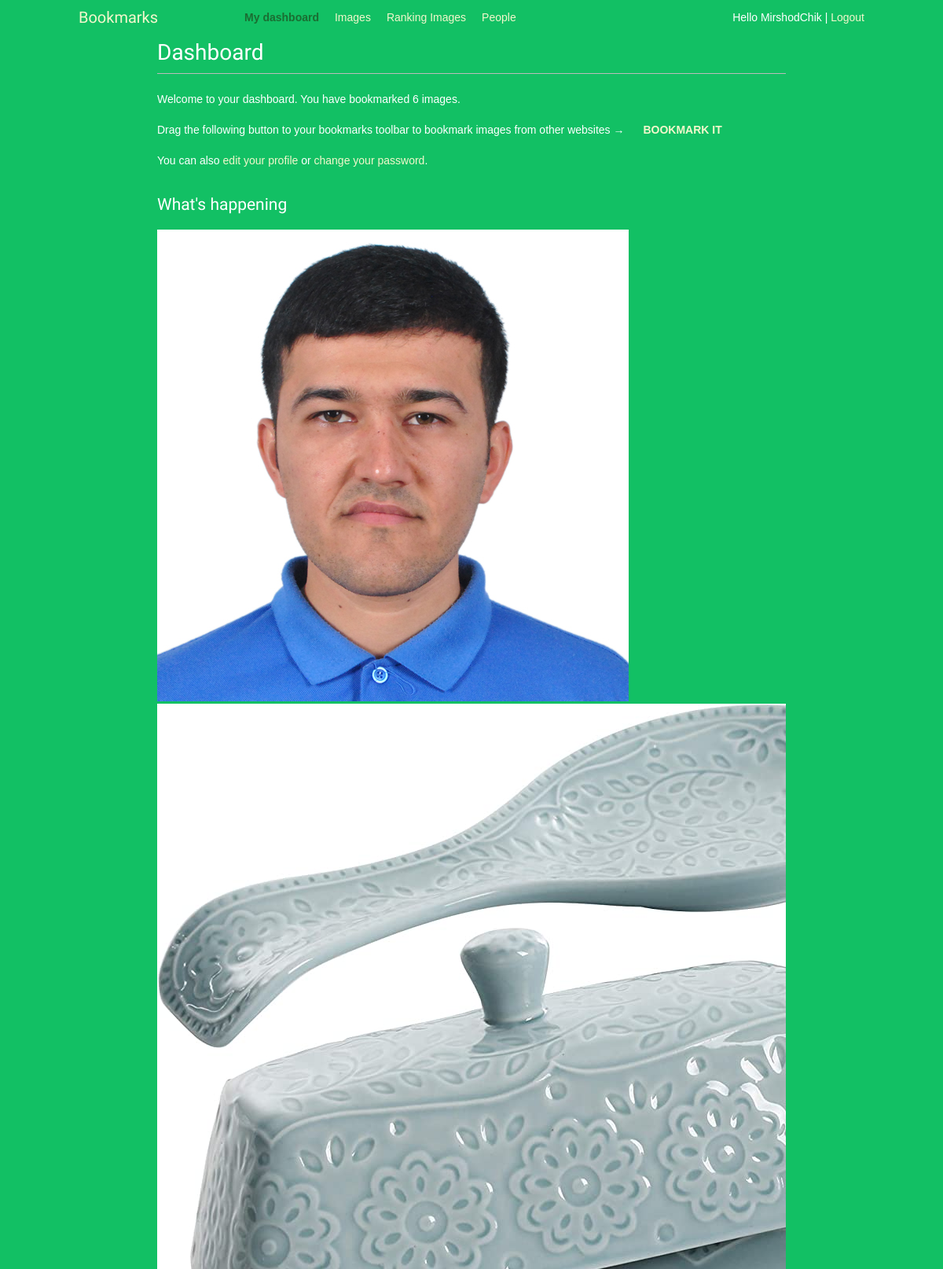
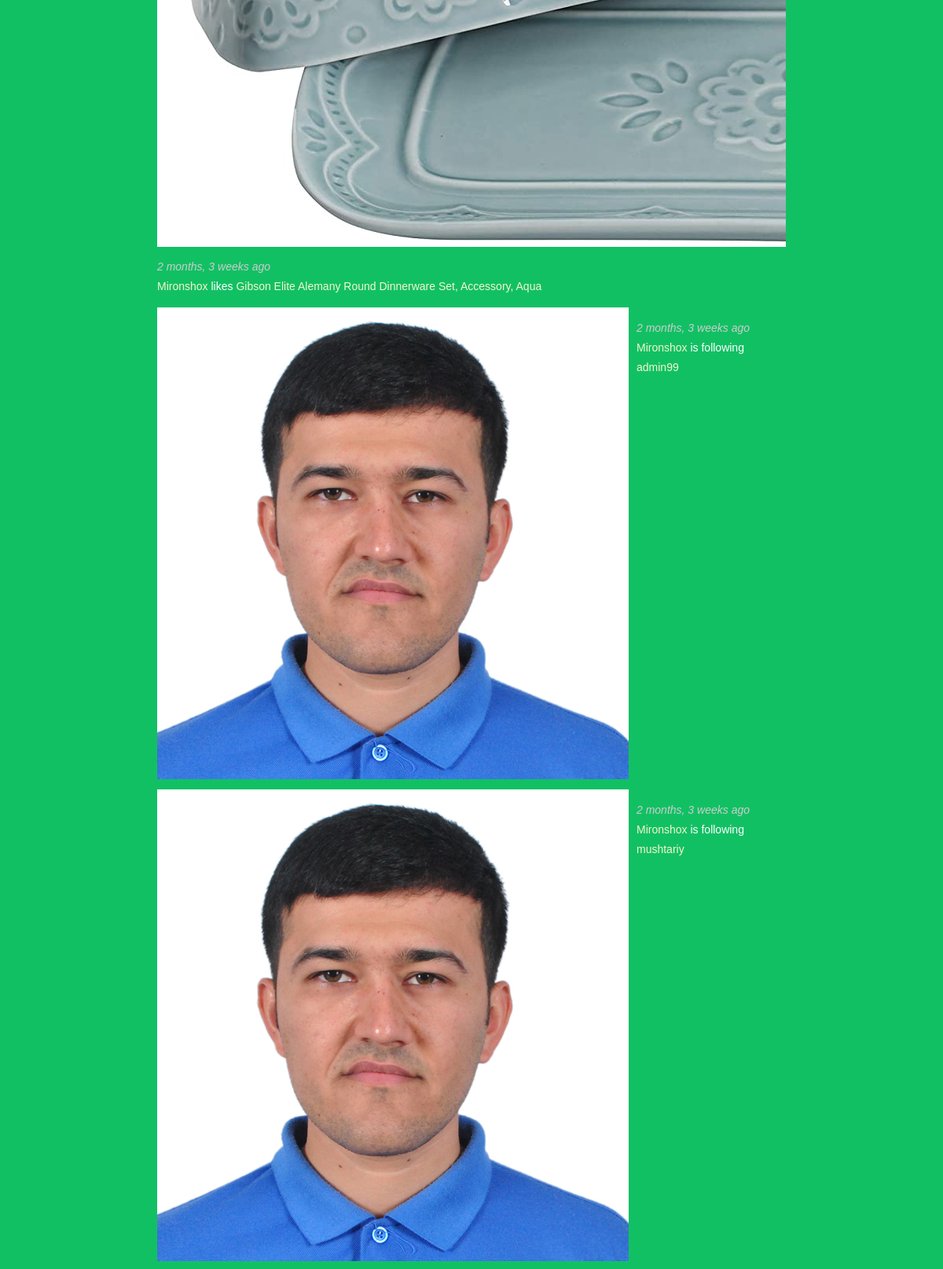
The app's page /account/ (signed in, upper part) with its own data (2 pictures, top to bottom).
### account/models.py (models this page shows)
class Profile(AbstractUser):
    first_name = models.CharField(max_length=200)
    last_name = models.CharField(max_length=200)
    email = models.EmailField(max_length=100)
    date_of_birth = models.DateField(blank=True, null=True)
    photo = models.ImageField(upload_to='images/', blank=True)
    def __str__(self):
        return self.username

### actions/models.py (models this page shows)
class Action(models.Model):
    user = models.ForeignKey(Profile, related_name='actions', on_delete=models.CASCADE)
    verb = models.CharField(max_length=255)
    created = models.DateTimeField(auto_now_add=True)
    target_ct = models.ForeignKey(ContentType, blank=True, null=True, related_name='target_obj', on_delete=models.CASCADE)
    target_id = models.PositiveIntegerField(null=True, blank=True)
    target = GenericForeignKey('target_ct', 'target_id')
    class Meta:
        indexes = [
            models.Index(fields=['-created']),
            models.Index(fields=['target_ct', 'target_id']),
        ]
        ordering = ['-created']

### images/models.py (models this page shows, shortened)
class Image(models.Model):
    user = models.ForeignKey(settings.AUTH_USER_MODEL, related_name='images_created', on_delete=models.CASCADE)
    title = models.CharField(max_length=200)
    slug = models.SlugField(max_length=200, blank=True)
    url = models.URLField(max_length=2000)
    image = models.ImageField(upload_to='images_for_image_app/%Y/%m/%d/')
    description = models.TextField(blank=True)
    created = models.DateField(auto_now_add=True)
    users_like = models.ManyToManyField(settings.AUTH_USER_MODEL, related_name='images_liked', blank=True)
    total_likes = models.PositiveIntegerField(default=0)
    class Meta:
        indexes = [
            models.Index(fields=['-created']),
            models.Index(fields=['-total_likes']),
        ]
        ordering = ['-created']
    def __str__(self):
        return self.title
    def get_absolute_url(self):
        return reverse('images:detail', args=[self.id, self.slug])

### account/views.py (the view)
# urls.py: path('', DashboardView.as_view(), name="dashboard"),
class DashboardView(View, LoginRequiredMixin):
    def get(self, request):
        actions = Action.objects.exclude(user=request.user)
        print(actions)
        following_ids = request.user.following.values_list('id', flat=True)
        print(following_ids)
        if following_ids:
            actions = actions.filter(user_id__in=following_ids)
        actions = actions.select_related('user').prefetch_related('target')[:10]
        return render(request, 'account/dashboard.html', {'section': 'dashboard', 'actions': actions})

### account/templates/account/dashboard.html (shortened to what this page needs)
{% extends "base.html" %}
{% block content %}
  <h1>Dashboard</h1>
  {% with total_images_created=request.user.images_created.count %}
    <p>Welcome to your dashboard. You have bookmarked {{ total_images_created }} image{{ total_images_created|pluralize }}.</p>
  {% endwith %}
  <p>Drag the following button to your bookmarks toolbar to bookmark images from other websites → <a href="javascript:{% include 'bookmarklet_launcher.js' %}" class="button">Bookmark it</a></p>
  <p>You can also <a href="{% url 'account:edit' %}">edit your profile</a> or <a href="{% url 'account:password_change' %}">change your password</a>.</p>
  <h2>What's happening</h2>
    <div id="action-list">
      {% for action in actions %}
      {% include "actions/action/detail.html" %}
      {% endfor %}
    </div>
{% endblock %}

### account/templates/base.html (shortened to what this page needs)
{% load static %}
<!DOCTYPE html>
<html>
<head>
  <link href="{% static "css/base.css" %}" rel="stylesheet">
</head>
<body>
  <div id="header">
    <span class="logo">Bookmarks</span>
    {% if request.user.is_authenticated %}
      <ul class="menu">
        <li {% if section == 'dashboard' %}class="selected"{% endif %}>
          <a href="{% url 'account:dashboard' %}">My dashboard</a>
        </li>
        <li {% if section == 'images' %}class="selected"{% endif %}>
          <a href='{% url "images:list" %}'>Images</a>
        </li>
        <li {% if section == 'ranking' %}class="selected"{% endif %}>
          <a href='{% url "images:ranking" %}'>Ranking Images</a>
        </li>
        <li {% if section == 'people' %}class="selected"{% endif %}>
          <a href='{% url "account:user_list" %}'>People</a>
        </li>
      </ul>
    {% endif %}
    <span class="user">
      {% if request.user.is_authenticated %}
        Hello {{ request.user.first_name }} |
        <a href='{% url "account:logout" %}'>Logout</a>
      {% else %}
        <a href='{% url "account:login" %}'>Log-in</a>
      {% endif %}
    </span
  </div>
  <div id="content">
    {% block content %}
    {% endblock %}
  </div>
</body>
</html>

### actions/templates/actions/action/detail.html
{% load thumbnail %}
{% with user=action.user profile=action.user %}
<div class="action">
  <div class="images">
    {% if profile.photo %}
      {% thumbnail profile.photo "80x80" crop="100%" as im %}
      <a href="{{ user.get_absolute_url }}">
        <img src="{{ im.url }}" alt="{{ user.get_full_name }}"
         class="item-img">
      </a>
    {% endif %}
    {% if action.target %}
      {% with target=action.target %}
        {% if target.image %}
          {% thumbnail target.image "80x80" crop="100%" as im %}
          <a href="{{ target.get_absolute_url }}">
            <img src="{{ im.url }}" class="item-img">
          </a>
        {% endif %}
      {% endwith %}
    {% endif %}
  </div>
  <div class="info">
    <p>
      <span class="date">{{ action.created|timesince }} ago</span>
      <br />
      <a href="{{ user.get_absolute_url }}">
        {{ user.first_name }}
      </a>
      {{ action.verb }}
      {% if action.target %}
        {% with target=action.target %}
          <a href="{{ target.get_absolute_url }}">{{ target }}</a>
        {% endwith %}
      {% endif %}
    </p>
  </div>
</div>
{% endwith %}

### account/static/css/base.css (style rules this page uses)
body { margin:0; padding:0; font-family:helvetica, sans-serif; }
p { line-height: 1.8; }
a { color:#12c064; text-decoration:none; }
h1, h2, h3, h4, h5 , h6 { font-family: 'Muli', sans-serif; font-weight:normal; }
h1 { border-bottom:1px solid #bbb; padding:0 0 10px 0; margin:10px 0 20px 0; }
h2 { margin:30px 0 20px; }
#header { padding:10px 100px; font-size:14px; background:#12c064; color:#fff; border-bottom:4px solid #1cdf78; overflow:auto; }
#header .logo { font-family: 'Muli', sans-serif; float:left; color:#f3f7cc; font-size:20px; margin-right:10%; }
#header ul.menu { list-style:none; float:left; margin:0; padding:0; }
#header ul.menu li { float:left; padding:4px 10px; }
#header ul.menu li.selected a, #header ul.menu li.selected a:hover { color:#1b6d32; font-weight:bold; }
#header a { color:#f3f7cc; }
#header .user { float:right; padding-top:4px; }
#content { padding:30px 100px; }
input[type=submit], a.button { font-weight:bold; background:#12c064; color:#fff; padding:10px 20px; font-size:14px; text-transform:uppercase; }
.action { clear:both; overflow:auto; }
.action .images { float:left; margin:0 10px 10px 0; }
.action .date { font-style:italic; color:#ccc; }

### records on screen
Profile: user.first_name "MirshodChik"
Action: created "2 months, 3 weeks", user.first_name "Mironshox", verb "likes", target "Gibson Elite Alemany Round Dinnerware Set, Accessory, Aqua"
Action: created "2 months, 3 weeks", user.first_name "Mironshox", verb "is following", target "admin99"
Action: created "2 months, 3 weeks", user.first_name "Mironshox", verb "is following", target "mushtariy"

### other values on screen
{{ total_images_created }} "6"
